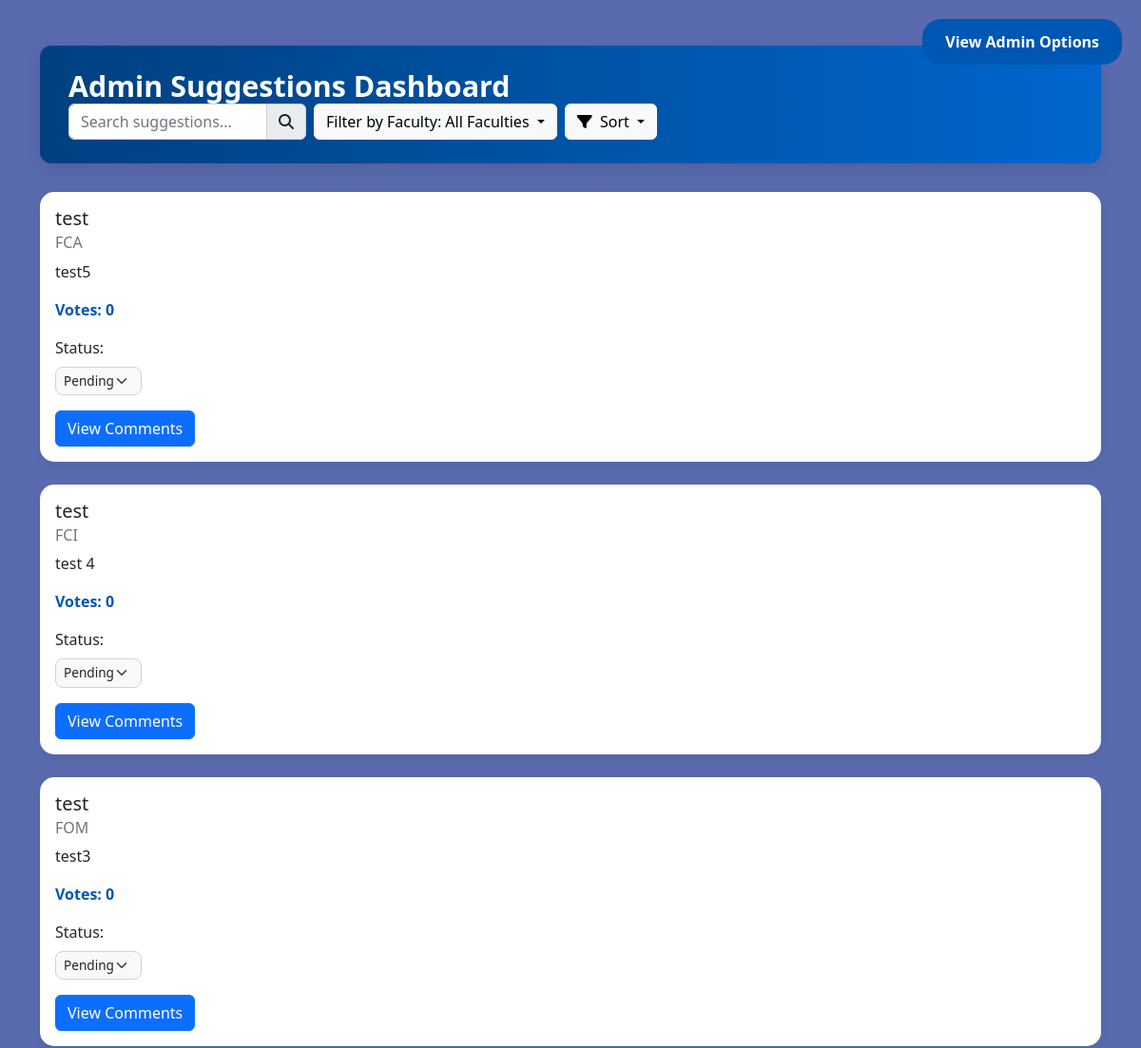
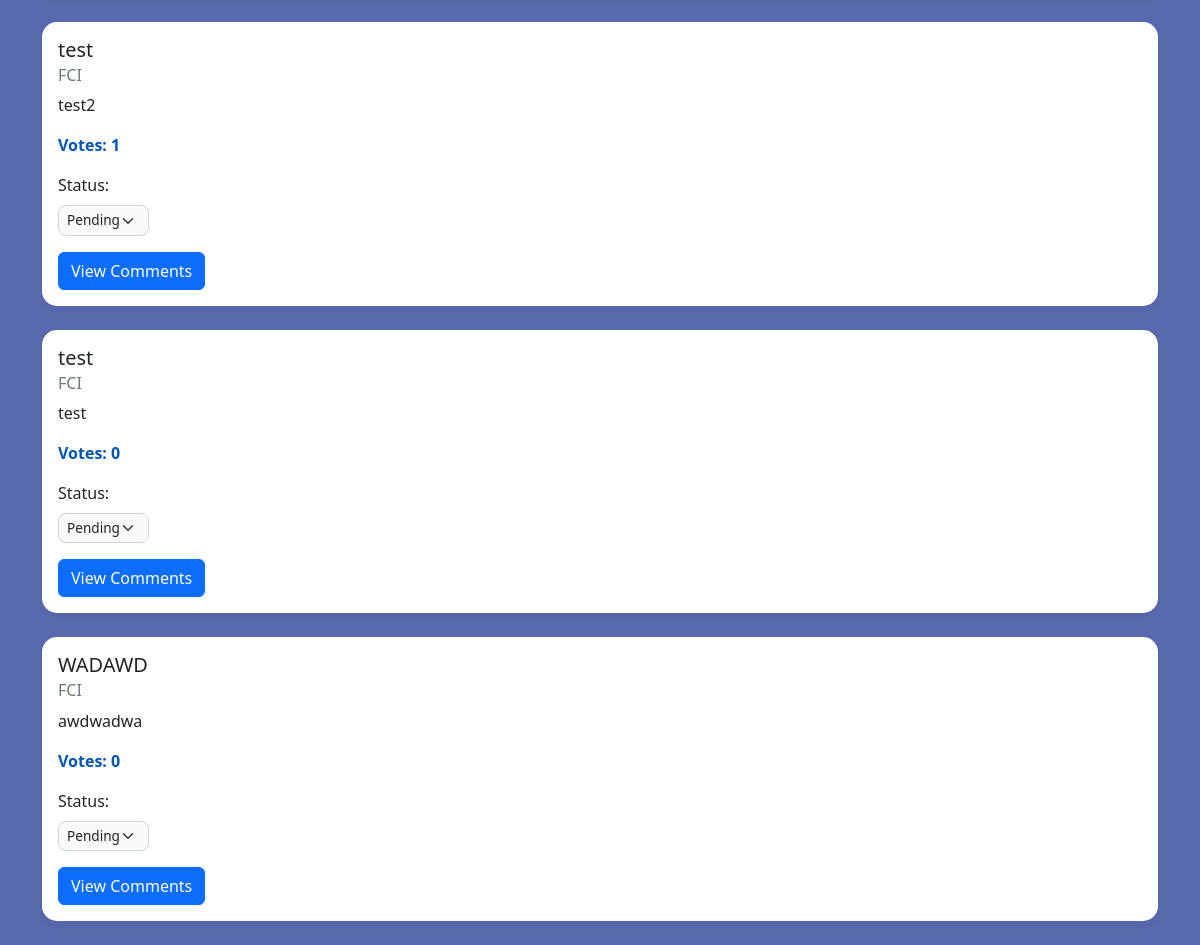
The page /admin_suggest (signed in) on the database its author committed (2 pictures, top to bottom).
### app.py (models this page shows)
class Suggestion(db.Model):
    id = db.Column(db.Integer, primary_key=True)
    suggestion = db.Column(db.String(300), nullable=False)
    faculty = db.Column(db.String(100), nullable=False)
    reason = db.Column(db.Text, nullable=False)
    status = db.Column(db.String(50), default='Pending')
    votes = db.Column(db.Integer, default=0)
    timestamp = db.Column(db.DateTime, default=datetime.utcnow)
    user_id = db.Column(db.Integer, db.ForeignKey('user.id'), nullable=False)
    user = db.relationship('User', back_populates='suggestions')
    comments = db.relationship('Comment', back_populates='suggestion', cascade='all, delete-orphan')
    vote_records = db.relationship('Vote', back_populates='suggestion', cascade='all, delete-orphan')

### app.py (the view)
    @app.route('/admin_suggest')
    def admin_suggest():
        if current_user.role != 1:
            return redirect(url_for('view'))
        suggestions = Suggestion.query.order_by(Suggestion.timestamp.desc()).all()
        return render_template('admin_suggestion.html', suggestions=suggestions)

### templates/admin_suggestion.html (shortened to what this page needs)
<!DOCTYPE html>
<html lang="en">
<head>
  <link rel="stylesheet" href="https://cdn.jsdelivr.net/npm/bootstrap@5.2.2/dist/css/bootstrap.min.css" />
  <link rel="stylesheet" href="https://cdnjs.cloudflare.com/ajax/libs/font-awesome/6.4.2/css/all.min.css" />
</head>
<body>
  <div class="top-right">
        <button onclick="location.href='/viewadmin'">View Admin Options</button>
    </div>
  <div class="container mt-5">
    <div class="admin-header d-flex justify-content-between align-items-center flex-wrap">
      <h2>Admin Suggestions Dashboard</h2>
      <div class="d-flex flex-wrap align-items-center mt-3 mt-md-0">
        <div class="input-group me-2" style="max-width: 250px;">
          <input
            type="text"
            id="searchInput"
            onkeyup="filterSuggestions()"
            class="form-control"
            placeholder="Search suggestions..."
            aria-label="Search suggestions"
          />
          <span class="input-group-text"><i class="fas fa-search"></i></span>
        </div>
        <div class="dropdown me-2">
          <button
            class="btn btn-light dropdown-toggle"
            type="button"
            id="facultyDropdownBtn"
            data-bs-toggle="dropdown"
            aria-expanded="false"
          >
            Filter by Faculty: <span id="selectedFaculty">All Faculties</span>
          </button>
        </div>
        <div class="dropdown">
          <button
            class="btn btn-light dropdown-toggle"
            type="button"
            id="SortDropdown"
            data-bs-toggle="dropdown"
            aria-expanded="false"
          >
            <i class="fas fa-filter me-1"></i> Sort
          </button>
        </div>
      </div>
    </div>
    <div id="suggestions">
      {% for suggestion in suggestions %}
      <div
        class="card suggestion-card mb-4"
        data-id="{{ suggestion.id }}"
        data-votes="{{ suggestion.votes }}"
        data-search="{{ (suggestion.suggestion + ' ' + suggestion.reason).lower() }}"
      >
        <div class="card-body">
          <h5 class="card-title">{{ suggestion.suggestion }}</h5>
          <h6 class="card-subtitle mb-2 text-muted">{{ suggestion.faculty }}</h6>
          <p class="card-text">{{ suggestion.reason }}</p>
          <p class="vote-count">Votes: {{ suggestion.votes }}</p>
          <label for="statusSelect{{ suggestion.id }}">Status:</label>
          <select
            id="statusSelect{{ suggestion.id }}"
            class="form-select form-select-sm mt-2"
            onchange="updateStatus({{ suggestion.id }}, this.value)"
          >
            <option value="Pending" {% if suggestion.status == 'Pending' %}selected{% endif %}>Pending</option>
          </select>
          <button class="btn btn-primary mt-3" onclick="toggleComments(this)">View Comments</button>
        </div>
      </div>
      {% else %}
      <p>No suggestions found.</p>
      {% endfor %}
    </div>
  </div>
</body>
</html>

### templates/admin_suggestion.html (style rules this page uses)
body { background-color: #283e96c4; font-family: 'Segoe UI', Tahoma, Geneva, Verdana, sans-serif; }
.admin-header { background: linear-gradient(to right, #004080, #0066cc); color: white; padding: 25px 30px; border-radius: 12px; box-shadow: 0 6px 18px rgba(0, 0, 0, 0.1); margin-bottom: 30px; }
.admin-header h2 { margin: 0; font-size: 1.9rem; font-weight: 600; }
.card { border-radius: 15px; box-shadow: 0 4px 12px rgba(0, 0, 0, 0.05); transition: all 0.3s ease; border: none; }
.vote-count { color: #0056b3; font-weight: 600; }
select.form-select { border-radius: 8px; padding: 6px 10px; background-color: #f8f9fa; font-size: 0.9rem; margin-top: 10px; max-width: 180px; }
.form-select option { padding: 6px; }
select.form-select.form-select-sm.mt-2 { padding: 0.25rem 0.5rem; font-size: 0.85rem; width: auto; max-width: 160px; margin-top: 0.5rem; }
.top-right { position: absolute; top: 20px; right: 20px; }
.top-right button { padding: 12px 24px; border: none; border-radius: 20px; background-color: #0056b3; color: white; cursor: pointer; font-size: 16px; font-weight: bold; transition: background-color 0.3s ease; }

### rows shown on the page
Suggestion: suggestion "test", faculty "FCA", reason "test5", votes "0", status+id "Pending"
Suggestion: suggestion "test", faculty "FCI", reason "test 4", votes "0", status+id "Pending"
Suggestion: suggestion "test", faculty "FOM", reason "test3", votes "0", status+id "Pending"
Suggestion: suggestion "test", faculty "FCI", reason "test2", votes "1", status+id "Pending"
Suggestion: suggestion "test", faculty "FCI", reason "test", votes "0", status+id "Pending"
Suggestion: suggestion "WADAWD", faculty "FCI", reason "awdwadwa", votes "0", status+id "Pending"
